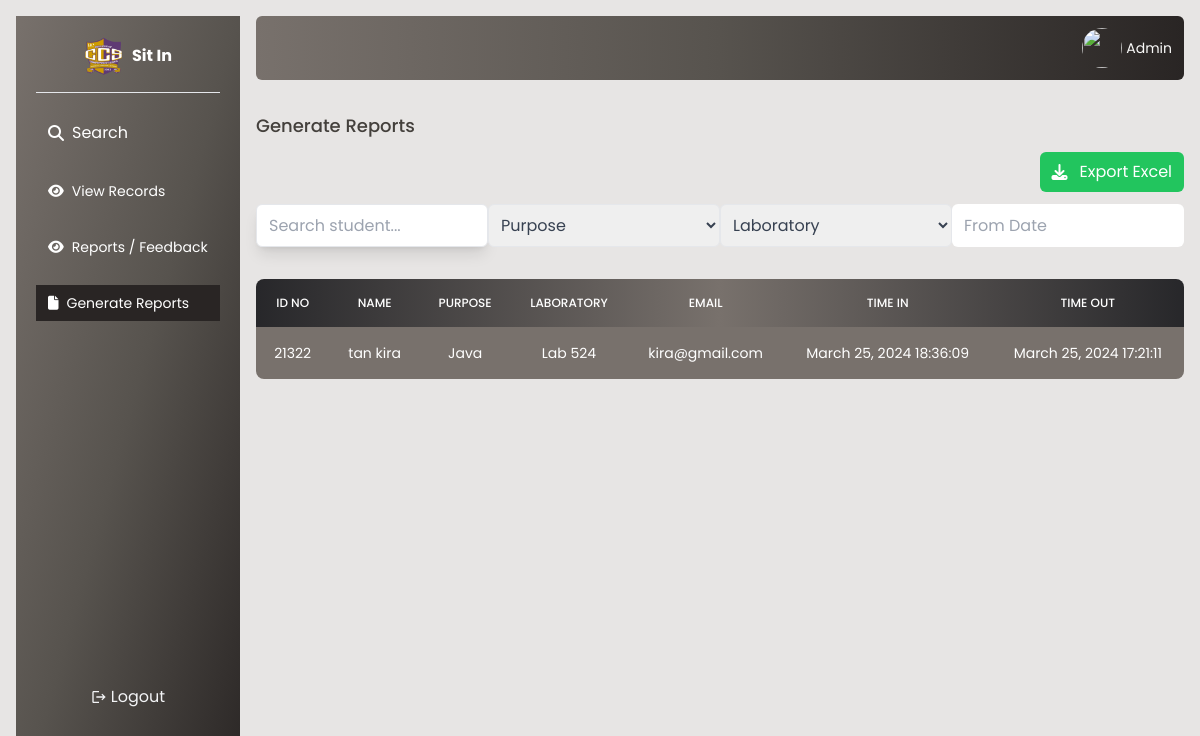
/admin/generate.php (signed in), run on an earlier commit of the app's database.
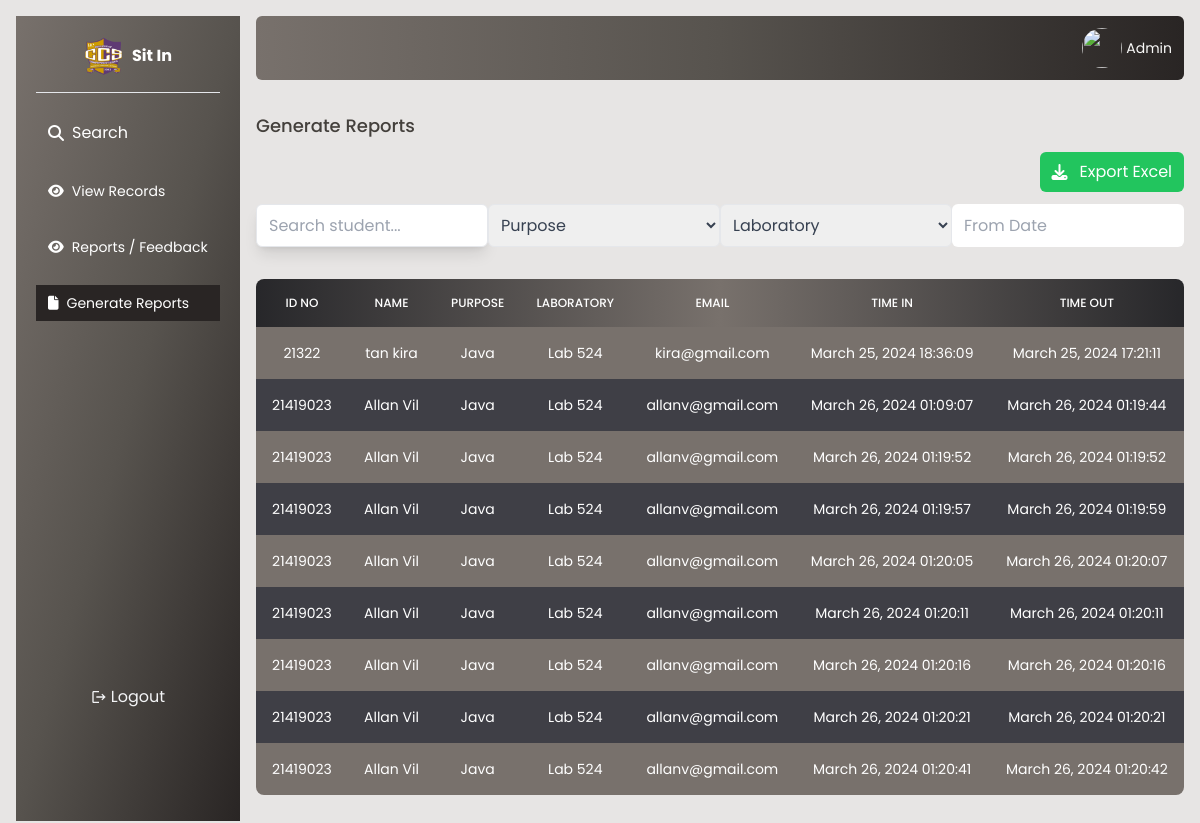
And on a later commit of the database.
### tables this page shows
CREATE TABLE `sessions` (
  `session_id` int(11) NOT NULL,
  `student_id` int(11) NOT NULL,
  `laboratory` varchar(254) NOT NULL,
  `purpose` varchar(254) NOT NULL,
  `time_in` datetime NOT NULL DEFAULT current_timestamp(),
  `time_out` datetime DEFAULT NULL
);

CREATE TABLE `student` (
  `id` int(11) NOT NULL,
  `email` varchar(250) NOT NULL,
  `password` varchar(250) NOT NULL,
  `firstname` varchar(150) NOT NULL,
  `lastname` varchar(150) NOT NULL,
  `middlename` varchar(150) NOT NULL,
  `age` int(150) NOT NULL,
  `gender` varchar(150) NOT NULL,
  `address` varchar(150) NOT NULL,
  `phone` int(150) NOT NULL,
  `idno` int(150) NOT NULL,
  `sessions` int(11) NOT NULL DEFAULT 30
);

### admin/generate.php (the view, shortened to what the changed rows need)
<?php
require './db.php';
$students = [];
$query = "SELECT * FROM sessions INNER JOIN student ON student.id = sessions.student_id WHERE time_out IS NOT NULL ORDER BY time_out asc";
$result = $connection->query($query);
if ($result->num_rows > 0) {
    while($row = $result->fetch_assoc()) {
        $students[] = $row;
    }
}
?>
<!DOCTYPE html>
<html lang="en">
<head>
     <link rel="stylesheet" href="../style.css">
    <script src="https://cdn.tailwindcss.com"></script>
    <link rel="stylesheet" href="https://cdnjs.cloudflare.com/ajax/libs/font-awesome/6.5.1/css/all.min.css"
 />
    <link rel="stylesheet" href="https://cdn.jsdelivr.net/npm/flatpickr/dist/flatpickr.min.css">
</head>
<body class="bg-stone-200">
    <?php require './sidebar.php';?>
    <main class="flex-1 lg:ml-64  lg:mt-4 mr-4">
       <div class="flex flex-col gap-8  rounded-md">
        <div class="">
            <h1 class="font-medium text-lg text-stone-700">Generate Reports</h1>
        </div>
             <table id="oktable" class=" mb-10 w-full text-sm text-left rtl:text-right text-white rounded-lg overflow-hidden">
                <thead class="text-xs bg-gradient-to-r from-zinc-800 via-stone-500 to-zinc-800 uppercase rounded-md">
                    <tr>
                        <th class="border px-4 py-4 font-medium border-none text-center font-bold">ID NO
                        </th>
                        <th class="border px-4 py-4 font-medium border-none  text-center">NAME</th>
                        <th class="border px-4 py-4 font-medium border-none  text-center">PURPOSE</th>
                        <th class="border px-4 py-4 font-medium border-none  text-center">LABORATORY</th>
                        <th class="border px-4 py-4 font-medium border-none  text-center">EMAIL</th>
                        <th class="border px-4 py-4 font-medium border-none  text-center">TIME IN</th>
                        <th class="border px-4 py-4 font-medium border-none  text-center">TIME OUT</th>
                    </tr>
                </thead>
                <tbody id="tbody" class="relative">
                <?php
            foreach ($students as $student) {
                   echo '<tr class="odd:bg-stone-500 bg-zinc-700">
                                <td class="border px-4 py-4 border-none text-center text-xs md:text-sm text-white">'.$student['idno'].'</td>
                                <td class="border px-4 py-4 border-none text-center text-xs md:text-sm text-white">'.$student['firstname'].' '.$student['lastname'].'</td>
                                <td class="border px-4 py-4 border-none text-center text-xs md:text-sm text-white">'.$student['purpose'].'</td>
                                <td class="border px-4 py-4 border-none text-center text-xs md:text-sm text-white">'.$student['laboratory'].'</td>
                                <td class="border px-4 py-4 border-none text-center text-xs md:text-sm text-white">'.$student['email'].'</td>
                                <td class="border px-4 py-4 border-none text-center text-xs md:text-sm text-white">'.date('F j, Y H:i:s', strtotime($student['time_in'])).'</td>
                                <td class="border px-4 py-4 border-none text-center text-xs md:text-sm text-white">'.date('F j, Y H:i:s', strtotime($student['time_out'])).'</td></tr>
                                ';
                }
            ?>
                </tbody>
            </table>
        </div>
    </main>
</body>
</html>

What changed in the data, as far as the page shows it:
now on this page (row edited): sessions: student.idno "21419023", student.firstname "Allan", student.lastname "Vil", purpose "Java", laboratory "Lab 524", student.email "allanv@gmail.com", time_in "March 26, 2024 01:09:07", time_out "March 26, 2024 01:19:44"
added sessions: student.idno "21419023", student.firstname "Allan", student.lastname "Vil", purpose "Java", laboratory "Lab 524", student.email "allanv@gmail.com", time_in "March 26, 2024 01:19:52", time_out "March 26, 2024 01:19:52"
added sessions: student.idno "21419023", student.firstname "Allan", student.lastname "Vil", purpose "Java", laboratory "Lab 524", student.email "allanv@gmail.com", time_in "March 26, 2024 01:19:57", time_out "March 26, 2024 01:19:59"
added sessions: student.idno "21419023", student.firstname "Allan", student.lastname "Vil", purpose "Java", laboratory "Lab 524", student.email "allanv@gmail.com", time_in "March 26, 2024 01:20:05", time_out "March 26, 2024 01:20:07"
added sessions: student.idno "21419023", student.firstname "Allan", student.lastname "Vil", purpose "Java", laboratory "Lab 524", student.email "allanv@gmail.com", time_in "March 26, 2024 01:20:11", time_out "March 26, 2024 01:20:11"
added sessions: student.idno "21419023", student.firstname "Allan", student.lastname "Vil", purpose "Java", laboratory "Lab 524", student.email "allanv@gmail.com", time_in "March 26, 2024 01:20:16", time_out "March 26, 2024 01:20:16"
added sessions: student.idno "21419023", student.firstname "Allan", student.lastname "Vil", purpose "Java", laboratory "Lab 524", student.email "allanv@gmail.com", time_in "March 26, 2024 01:20:21", time_out "March 26, 2024 01:20:21"
added sessions: student.idno "21419023", student.firstname "Allan", student.lastname "Vil", purpose "Java", laboratory "Lab 524", student.email "allanv@gmail.com", time_in "March 26, 2024 01:20:41", time_out "March 26, 2024 01:20:42"
